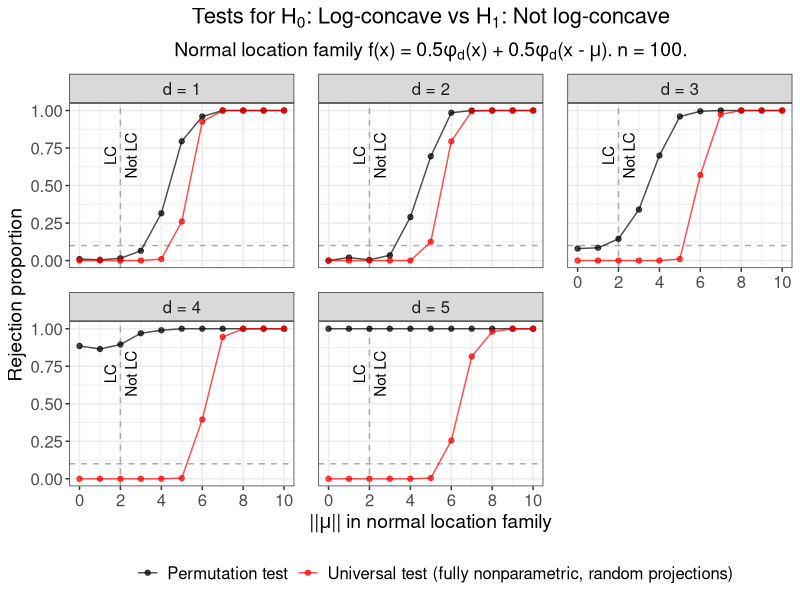

Recreate this plot in R.
# Create Figure 1 in main paper.
# Plot results from Cule et al. (2010) permutation test
# and fully nonparametric random projection universal test of
# H_0: log-concave versus H_1: not log-concave.
# Use two-component normal location model.

suppressMessages(library(data.table))
suppressMessages(library(tidyverse))
suppressMessages(library(gtable))
suppressMessages(library(cowplot))

# Create theme
paper_theme <- theme_bw() +
  theme(plot.title = element_text(hjust = 0.5, size = 16),
        plot.subtitle = element_text(hjust = 0.5, size = 14),
        legend.title = element_text(size = 14),
        axis.title = element_text(size = 14),
        legend.text = element_text(size = 12),
        axis.text = element_text(size = 12),
        strip.text = element_text(size = 12),
        panel.spacing = unit(1.2, "lines"))

# Read in data
perm_test <- fread("data/fig01_perm_test.csv") %>% 
  mutate(Method = "Permutation test")

fully_NP_randproj <- fread("data/fig01_fully_NP_randproj.csv") %>% 
  mutate(Method = "Universal test (fully nonparametric, random projections)")

results <- rbind(perm_test, fully_NP_randproj, fill = TRUE)

# Get rejection proportion at each (d, mu_norm) combination
reject_df <- results %>% 
  group_by(Method, n_obs, d, mu_norm, B) %>% 
  dplyr::summarise(reject_prop = mean(reject),
                   sim_count = n())

# Check parameters
stopifnot(unique(results$equal_space_mu) == 0,
          unique(perm_test$B) == 99,
          unique(fully_NP_randproj$B) == 100,
          unique(results$n_obs) == 100,
          sort(unique(results$mu_norm)) == 0:10,
          unique(reject_df$sim_count) == 200)

# Plot rejection proportions
perm_randproj_tests <- reject_df %>% 
  mutate(Method = factor(Method,
                         levels = c("Permutation test",
                                    "Universal test (fully nonparametric, random projections)"),
                         labels = c("Permutation test",
                                    "Universal test (fully nonparametric, random projections)")),
         d = factor(d, levels = 1:5, 
                    labels = c("d = 1", "d = 2", "d = 3", 
                               "d = 4", "d = 5"))) %>%
  ggplot(aes(x = mu_norm, y = reject_prop)) +
  facet_wrap(. ~ d) +
  geom_hline(yintercept = 0.10, lty = "dashed", col = "darkgrey") +
  geom_vline(xintercept = 2, lty = "dashed", col = "darkgrey") +
  geom_line(aes(col = Method), alpha = 0.7) +
  geom_point(aes(col = Method), alpha = 0.7) +
  annotate(geom = "text", x = 1.5, y = 0.7, label = "LC", angle = 90) +
  annotate(geom = "text", x = 2.5, y = 0.7, label = "Not LC", angle = 90) +
  labs(x = expression("||"*mu*"|| in normal location family"), 
       y = "Rejection proportion",
       col = "",
       title = expression("Tests for H"[0]*
                            ": Log-concave vs H"[1]*": Not log-concave"),
       subtitle = expression("Normal location family f(x) = 0.5"*phi[d]*"(x)"~
                               "+ 0.5"*phi[d]*"(x -"~mu*"). n = 100.")) +
  scale_color_manual(values = c("black", "red")) +
  scale_x_continuous(breaks = seq(0, 10, by = 2)) +
  paper_theme +
  theme(legend.position = "bottom") 

#####################
##### Save plot #####
#####################

ggsave(plot = perm_randproj_tests,
       filename = "plots/figure_01.pdf",
       width = 9, height = 5.5)
